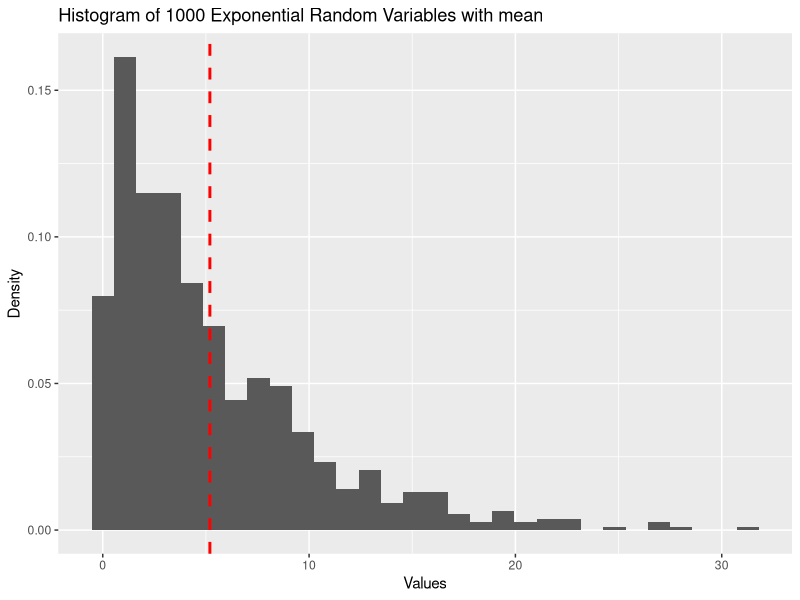
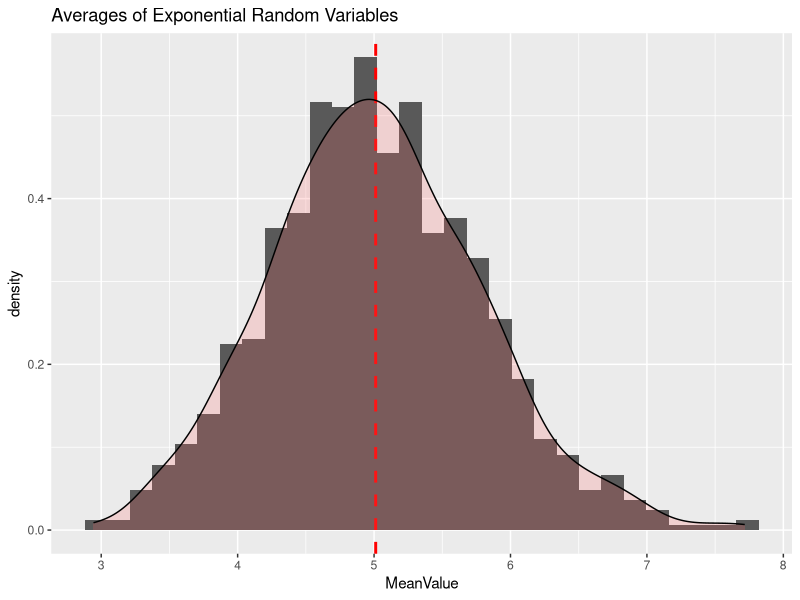

Generate these figures, in order, with R:
## ---- chunk 1
library(ggplot2)
set.seed(123)
lambda <- 0.2
n <- 40
numSimulations <- 1000
simulatedMeans <- NULL
for (i in 1:numSimulations) simulatedMeans = c(simulatedMeans, mean(rexp(40, lambda)))
values <- rexp(1000, lambda)
ggplot(data.frame(values), aes(x=values)) +
  geom_histogram(aes(y=..density..)) +
  stat_function(fun = dexp, args=list(mean=5, sd=5), colour = "red") +
  xlab("Values") + ylab("Density") +
  geom_vline(aes(xintercept=mean(values)), color="red", linetype="dashed", size=1) +
  ggtitle("Histogram of 1000 Exponential Random Variables with mean")

## ---- chunk 2
theoreticalMean <- 1/lambda # Value is 5
simulatedMean <- mean(simulatedMeans)
## ---- chunk 3
df <- data.frame(simulatedMeans)
colnames(df) <- c("MeanValue")
ggplot(df, aes(x=MeanValue)) + ggtitle("Averages of Exponential Random Variables") +
  geom_histogram(aes(y=..density..)) + 
  geom_vline(aes(xintercept=simulatedMean), color="red", linetype="dashed", size=1) +
  geom_density(alpha=.2, fill="#FF6666")
## ---- chunk 4
theoreticalVar <- (1/lambda)^2
simulatedVar <- var(simulatedMeans) * n
